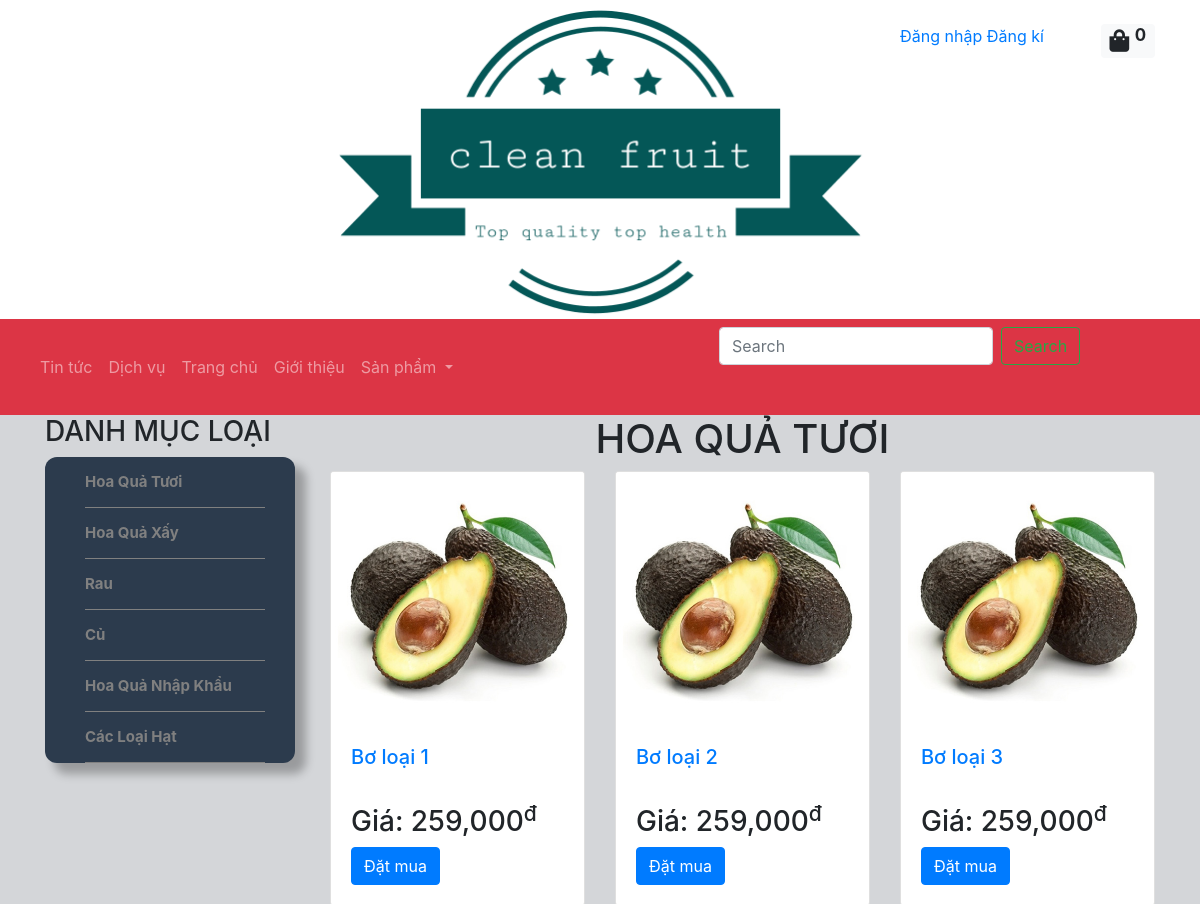
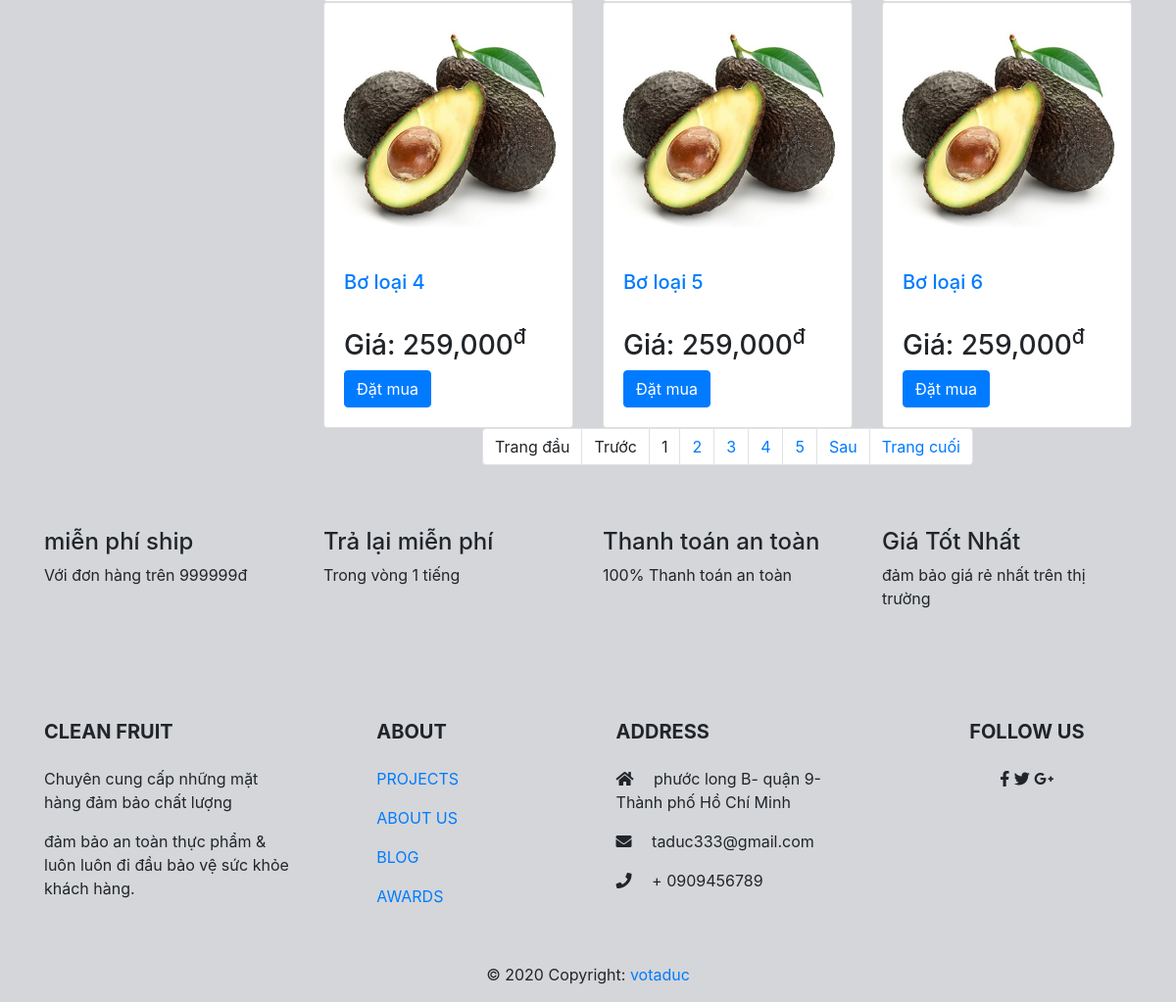
The page /index.php?option=product&cat=hoa-qua-tuoi on the database its author committed (2 pictures, top to bottom).
### tables this page shows
CREATE TABLE `vtd_menu` (
  `id` int(11) NOT NULL COMMENT 'Mã Menu',
  `name` varchar(255) NOT NULL COMMENT 'Tên Menu',
  `link` varchar(255) NOT NULL COMMENT 'Liên kết',
  `type` varchar(50) NOT NULL COMMENT 'Kiểu Menu',
  `tableid` int(11) NOT NULL DEFAULT 0 COMMENT 'Mã trong bảng',
  `orders` int(11) NOT NULL DEFAULT 0 COMMENT 'Thứ tự',
  `position` varchar(255) NOT NULL COMMENT 'Vị trí',
  `parentid` int(11) NOT NULL COMMENT 'Mã cấp cha',
  `created_at` timestamp NOT NULL DEFAULT current_timestamp() COMMENT 'Ngày Tạo',
  `created_by` tinyint(4) NOT NULL DEFAULT 1 COMMENT 'Người tạo',
  `updated_at` timestamp NOT NULL DEFAULT current_timestamp() COMMENT 'Ngày sửa',
  `updated_by` tinyint(4) NOT NULL DEFAULT 1 COMMENT 'Người sửa',
  `status` tinyint(4) NOT NULL DEFAULT 1 COMMENT 'Trạng thái'
);

CREATE TABLE `vtd_category` (
  `id` int(11) NOT NULL COMMENT 'Mã Loại',
  `name` varchar(255) NOT NULL COMMENT 'Tên loại SP',
  `slug` varchar(255) NOT NULL COMMENT 'SLug Loại SP',
  `parentid` int(11) NOT NULL DEFAULT 0 COMMENT 'Mã cấp cha',
  `orders` int(11) NOT NULL COMMENT 'Thứ tự',
  `metakey` varchar(255) NOT NULL COMMENT 'Từ khóa SEO',
  `metadesc` varchar(255) NOT NULL COMMENT 'Mô tả SEO',
  `created_at` timestamp NOT NULL DEFAULT current_timestamp() COMMENT 'Ngày tạo',
  `created_by` tinyint(4) NOT NULL DEFAULT 0 COMMENT 'Người tạo',
  `updated_at` timestamp NOT NULL DEFAULT current_timestamp() COMMENT 'Ngày sửa',
  `updated_by` tinyint(4) NOT NULL DEFAULT 0 COMMENT 'Người sửa',
  `status` tinyint(4) NOT NULL DEFAULT 2 COMMENT 'Trạng thái'
);

CREATE TABLE `vtd_product` (
  `id` int(10) UNSIGNED NOT NULL COMMENT 'Mã sản phẩm',
  `catid` int(10) UNSIGNED NOT NULL COMMENT 'Mã loại sản phẩm',
  `name` varchar(1000) NOT NULL COMMENT 'Tên sản phẩm',
  `slug` varchar(1000) NOT NULL COMMENT 'Slug tên sản phẩm',
  `img` varchar(255) NOT NULL COMMENT 'Hình ảnh',
  `detail` mediumtext NOT NULL COMMENT 'Chi tiết',
  `number` smallint(5) UNSIGNED NOT NULL COMMENT 'Số lượng',
  `price` float(12,2) NOT NULL COMMENT 'Giá',
  `pricesale` float(12,3) NOT NULL COMMENT 'Giá khuyến mãi',
  `metakey` varchar(255) NOT NULL COMMENT 'Từ khóa SEO',
  `metadesc` varchar(255) NOT NULL COMMENT 'Mô tả SEO',
  `created_at` timestamp NOT NULL DEFAULT current_timestamp() COMMENT 'Ngày tạo',
  `created_by` tinyint(3) UNSIGNED NOT NULL DEFAULT 1 COMMENT 'Người tạo',
  `updated_at` timestamp NOT NULL DEFAULT current_timestamp() COMMENT 'Ngày sửa',
  `updated_by` tinyint(3) UNSIGNED NOT NULL DEFAULT 1 COMMENT 'Người sửa',
  `status` tinyint(3) UNSIGNED NOT NULL DEFAULT 2 COMMENT 'Trạng thái'
);

### system/load.php (called while the page is built, shortened)
<?php
function loadPage($page='site')
{
    $view = 'views/';
    if($page=='site')
    {
        if(isset($_REQUEST['option']))
        {
            $view .=$_REQUEST['option'];
            if(isset($_REQUEST['id']))
            {
            $view .= '-detail.php';
            }
            else
            {
                if (isset($_REQUEST['cat']))
                {
                    $view.='-category.php';
                }else{
                    $view .='.php';
                }
            }
        }else{
            $view .='home.php';
        }
        }
                require_once $view;
}
 function loadModel($name)
 {
     $name= ucfirst(strtolower($name));
     $pathModel ="models/".$name.".php";
     return new $name;
 }
 function loadClass($name)
 {
     $name= ucfirst(strtolower($name));
     $pathClass ="system/".$name.".php";
     return new $name;
 }
 ?>

### index.php (called while the page is built, shortened)
<?php
require_once('system/DataBase.php');
require_once('system/load.php');
loadPage();
?>

### system/Database.php (called while the page is built, shortened)
<?php
class Database extends Config
{
    private $conn = NUll;
    public function __construct()
    {
        $this->conn = new mysqli($this->host, $this->user, $this->pass, $this->db);
    }
    protected function TableName($name)
    {
        return $this->dbfrix . $name;
    }
    protected function getRow($sql)
    {
        $result = $this->conn->query($sql);
        return $result->fetch_assoc();
    }
    protected function getList($sql)
    {
        $result = $this->conn->query($sql);
        $data = array();
        while ($row = $result->fetch_assoc()) {
            $data[] = $row;
        }
        return $data;
    }
}
?>

### models/Menu.php (called while the page is built, shortened)
<?php
class Menu extends Database
{
    public function __construct()
    {
        $this->table = $this->TableName('menu');
    }
    function menu_list($args = [])
    {
        $strWhere = "";
        $strSort = "";
        $strLimit = "";
        if ($args != null) {
            if (array_key_exists('status', $args)) {
                if ($args['status'] == 'index') {
                    $strWhere .= "status!='0'";
                } else {
                    if ($args['status'] == 'trash') {
                        $strWhere .= "status='0'";
                    } else {
                        $strWhere .= "status='" . $args['status'] . "'";
                    }
                }
            }
            if (array_key_exists('parentid', $args)) {
                if ($strWhere == "") {
                    $strWhere .= "parentid='" . $args['parentid'] . "'";
                } else {
                    $strWhere .= " AND parentid='" . $args['parentid'] . "'";
                }
            }
            if (array_key_exists('position', $args)) {
                if ($strWhere == "") {
                    $strWhere .= "position='" . $args['position'] . "'";
                } else {
                    $strWhere .= " AND position='" . $args['position'] . "'";
                }
            }
        }
        if ($strWhere != "") {
            $strWhere = " WHERE $strWhere";
        }
        $sql = "SELECT * FROM $this->table $strWhere $strSort $strLimit";
        return $this->getList($sql);
    }
}

### models/category.php (called while the page is built, shortened)
<?php
class Category extends Database
{
    public function __construct()
    {
        $this->table = $this->TableName('category');
    }
    function category_row($args = [])
    {
        $strWhere = "";
        if ($args != null) {
            if (array_key_exists('status', $args)) {
                $strWhere .= "status='" . $args['status'] . "'";
            }
            if (array_key_exists('slug', $args)) {
                if ($strWhere == "") {
                    $strWhere .= "slug='" . $args['slug'] . "'";
                } else {
                    $strWhere .= " AND slug='" . $args['slug'] . "'";
                }
            }
        }
        if ($strWhere != "") {
            $strWhere = " WHERE $strWhere";
        }
        $sql = "SELECT * FROM $this->table $strWhere LIMIT 1";
        return $this->getRow($sql);
    }
    function category_list($args = [])
    {
        $strWhere = "";
        $strSort = "";
        $strLimit = "";
        if ($args != null) {
            if (array_key_exists('status', $args)) {
                if ($args['status'] == 'index') {
                    $strWhere .= "status!='0'";
                } else {
                    if ($args['status'] == 'trash') {
                        $strWhere .= "status='0'";
                    } else {
                        $strWhere .= "status='" . $args['status'] . "'";
                    }
                }
            }
            if (array_key_exists('parentid', $args)) {
                if ($strWhere == "") {
                    $strWhere .= "parentid='" . $args['parentid'] . "'";
                } else {
                    $strWhere .= " AND parentid='" . $args['parentid'] . "'";
                }
            }
        }
        if ($strWhere != "") {
            $strWhere = " WHERE $strWhere";
        }
        $sql = "SELECT * FROM $this->table $strWhere $strSort $strLimit";
        return $this->getList($sql);
    }
}

### models/Product.php (called while the page is built, shortened)
<?php
class Product extends Database
{
    public function __construct()
    {
        $this->table = $this->TableName('product');
    }
    function product_list($args = [])
    {
        $strWhere = "";
        $strSort = "";
        $strLimit = "";
        if ($args != null) {
            if (array_key_exists('status', $args)) {
                if ($args['status'] == 'index') {
                    $strWhere .= "status!='0'";
                } else {
                    if ($args['status'] == 'trash') {
                        $strWhere .= "status='0'";
                    } else {
                        $strWhere .= "status='" . $args['status'] . "'";
                    }
                }
            }
            if (array_key_exists('catid_in', $args)) {
                $strin = implode(',', $args['catid_in']);
                if ($strWhere == "") {
                    $strWhere .= "catid IN (" . $strin . ")";
                } else {
                    $strWhere .= " AND catid IN (" . $strin . ")";
                }
            }
            if (array_key_exists('sort', $args)) {
                $strSort .= " ORDER BY " . $args['sort']['orderby'] . " " . $args['sort']['order'];
            }
            if (array_key_exists('offset', $args) && array_key_exists('limit', $args)) {
                $strLimit .=  "LIMIT " . $args['offset'] . ", " . $args['limit'];
            } else {
                if (array_key_exists('limit', $args)) {
                    $strLimit .=  "LIMIT " . $args['limit'];
                }
            }
        }
        if ($strWhere != "") {
            $strWhere = " WHERE $strWhere";
        }
        $sql = "SELECT * FROM $this->table $strWhere $strSort $strLimit";
        return $this->getList($sql);
    }
    function product_count($args = [])
    {
        $strWhere = "";
        if ($args != null) {
            if (array_key_exists('status', $args)) {
                if ($args['status'] == 'index') {
                    $strWhere .= "status!='0'";
                } else {
                    if ($args['status'] == 'trash') {
                        $strWhere .= "status='0'";
                    } else {
                        $strWhere .= "status='" . $args['status'] . "'";
                    }
                }
            }
            if (array_key_exists('catid_in', $args)) {
                $strin = implode(',', $args['catid_in']);
                if ($strWhere == "") {
                    $strWhere .= "catid IN (" . $strin . ")";
                } else {
                    $strWhere .= " AND catid IN (" . $strin . ")";
                }
            }
        }
        if ($strWhere != "") {
            $strWhere = " WHERE $strWhere";
        }
        $sql = "SELECT * FROM $this->table $strWhere";
        return $this->getCount($sql);
    }
}

### views/mod-category.php (the view, shortened to what this page needs)
<?php
$category = loadModel('category');
$list_category1 = $category->category_list(['parentid'=>0,'status'=>1]);
?>
<h3>DANH MỤC LOẠI</h3>
<ul id="menu_cate">
    <?php foreach($list_category1 as $row_cat1): ?>
    <li><a href="index.php?option=product&cat=<?php echo $row_cat1['slug']; ?>"><?php echo $row_cat1['name'] ?></a>
    </li>
    <?php endforeach; ?>
</ul>

### views/mod-mainmenu.php (shortened to what this page needs)
<?php
$menu = loadModel('menu');
$list_menu1 = $menu->menu_list(['parentid'=>0,'status'=>1,'position'=>'mainmenu']);
?>
    <ul class="navbar-nav mr-auto ">
        <?php foreach($list_menu1 as $row_menu1): ?>
                <?php
                    $list_menu2 = $menu->menu_list(['parentid'=>$row_menu1['id'],'status'=>1,'position'=>'mainmenu']);
                ?>
                 <?php if(count($list_menu2)>0) :?>
                    <li class="nav-item dropdown ">
                            <a class="nav-link dropdown-toggle " href="<?php echo $row_menu1['link']; ?>" id="navbarDropdown" role="button" data-toggle="dropdown" aria-haspopup="true" aria-expanded="false">
                            <?php echo $row_menu1['name']; ?>
                            </a>
                            </li>
                <?php else :?>
                    <li class="nav-item dropdown">
                        <a class="nav-link" href="<?php echo $row_menu1['link']; ?>"><?php echo $row_menu1['name']; ?></a>
                     </li>
                 <?php endif;?>
        <?php endforeach; ?>
    </ul>

### views/product-category.php (shortened to what this page needs)
<?php
$category = loadModel('category');
$product = loadModel('product');
$pt=loadClass('phantrang');
$slug = $_REQUEST['cat'];
$row_cat =$category->category_row(['slug'=>$slug,'status'=>1]);
$catid=$row_cat['id'];
$arr_listcatid=array();
$arr_listcatid[]=$catid;
$list_cat1=$category->category_list(['status'=>1,'parentid'=>$catid]);
foreach($list_cat1 as $cat1)
  {
   $arr_listcatid[]=$cat1['id'];
 }
$limit=6;
$pageCurrent =$pt->pageCurrent();
$offset =$pt->pageOffset($pageCurrent,$limit);
    $args=array(
    'catid_in'=>$arr_listcatid,
    'status'=>1,
    'sort'=>['orderby'=>'created_at','order'=>'DESC'],
    'offset'=>$offset,
    'limit'=>$limit
);
$total=$product->product_count($args);
$list=$product->product_list($args);
$title = $row_cat['name'];
?>
<?php require_once('views/header.php') ?>
<section class="clearfix content" >
          <div class="container">
            <div class="row">
                <div class="col-md-3">
                    <?php require_once('views/mod-category.php');?>
                </div>
                <div class="col-md-9">
                            <h1 class="text-uppercase text-center "><?php echo $title; ?></h1>
                            <div class="row">
                                <?php foreach($list as $row): ?>
                                    <div class="col-md-4 col-md">
                                        <div class="card" style="width: 100%;">
                                            <a href="index.php?option=product&id=<?php echo $row['slug']; ?>">
                                                <img src="public/images/product/<?php echo $row['img']; ?>" class="card-img-top" alt="<?php echo $row['img']; ?>">
                                            </a>
                                            <div class="card-body">
                                                <h5 class="card-title">
                                                <a href="index.php?option=product&id=<?php echo $row['slug']; ?>">
                                                    <?php echo $row['name']; ?>
                                                </a>
                                                </h5>
                                                <br>
                                                <h3>Giá: <?php echo number_format($row['price']); ?><sup>đ</sup></h3>
                                                <a href="index.php?option=cart&addcart=<?php echo $row['id']; ?>" class="btn btn-primary">Đặt mua</a>
                                            </div>
                                        </div>
                                    </div>
                                    <?php endforeach;?>
                            </div>
                        <?php echo $pt->pageLink($total, $pageCurrent, $limit,'index.php?option=product&cat='.$slug);?>
                    </div>
                </div>
            </div>
<?php require_once('views/footer.php') ?>

### public/css/style.css (style rules this page uses)
body { background-color: #d4d6d9; }

### views/mod-category.php (style rules this page uses)
#menu_cate { background-color: #2c3b4d; border-radius: 12px; width:250px; box-shadow: 10px 10px 10px 1px rgba(0,0,0,0.28); }
#menu_cate li { position: relative; text-decoration: none; list-style-type:none; border-bottom:1px solid gray; left:0px; width:180px; }
#menu_cate li a { text-decoration: none; font-size: 15px; font-weight: bold; padding:auto ; color: gray; line-height: 50px; display: block; }

### rows shown on the page
vtd_menu: name "Tin tức"
vtd_menu: name "Dịch vụ"
vtd_menu: name "Trang chủ"
vtd_menu: name "Giới thiệu"
vtd_menu: name "Sản phẩm"
vtd_category: name "Hoa Quả Tươi", name "HOA QUẢ TƯƠI"
vtd_category: name "Hoa Quả Xấy"
vtd_category: name "Rau"
vtd_category: name "Củ"
vtd_category: name "Hoa Quả Nhập Khẩu"
vtd_category: name "Các Loại Hạt"
vtd_product: img (picture), name "Bơ loại 1", price "259,000"
vtd_product: img (picture), name "Bơ loại 2", price "259,000"
vtd_product: img (picture), name "Bơ loại 3", price "259,000"
vtd_product: img (picture), name "Bơ loại 4", price "259,000"
vtd_product: img (picture), name "Bơ loại 5", price "259,000"
vtd_product: img (picture), name "Bơ loại 6", price "259,000"

### other values the page prints
$sl "0"
